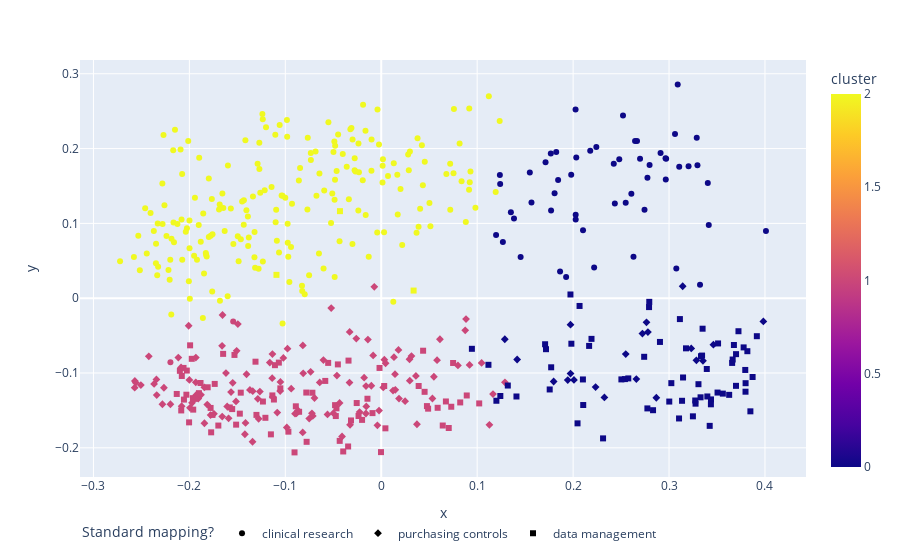

The cell this chart's notebook holds for it:
### Code cell
fig = px.scatter(
    embeddings_df,
    y="y",
    x="x",
    color=CLUSTER,
    symbol=TARGET,
    hover_data=[TARGET]
)
fig.update_layout(uniformtext_mode="hide")
fig.update_layout(legend_orientation="h")
fig.show()

### Figure 1 — Plotly figure (JSON) as saved in the notebook; plotly's stock layout.template omitted (floating-point values rounded to 4 significant figures; data arrays with more than 128 entries replaced by an {"elided": "..."} marker saying what was removed)
{"data": [{"customdata": {"elided": "257x1 str values"}, "hovertemplate": "Standard mapping?=%{customdata[0]}<br>x=%{x}<br>y=%{y}<br>cluster=%{marker.color}<extra></extra>", "legendgroup": "clinical research", "marker": {"color": {"elided": "257 int values"}, "coloraxis": "coloraxis", "symbol": "circle"}, "mode": "markers", "name": "clinical research", "orientation": "v", "showlegend": true, "type": "scatter", "x": {"elided": "257 float values"}, "xaxis": "x", "y": {"elided": "257 float values"}, "yaxis": "y"}, {"customdata": {"elided": "144x1 str values"}, "hovertemplate": "Standard mapping?=%{customdata[0]}<br>x=%{x}<br>y=%{y}<br>cluster=%{marker.color}<extra></extra>", "legendgroup": "purchasing controls", "marker": {"color": {"elided": "144 int values"}, "coloraxis": "coloraxis", "symbol": "diamond"}, "mode": "markers", "name": "purchasing controls", "orientation": "v", "showlegend": true, "type": "scatter", "x": {"elided": "144 float values"}, "xaxis": "x", "y": {"elided": "144 float values"}, "yaxis": "y"}, {"customdata": {"elided": "148x1 str values"}, "hovertemplate": "Standard mapping?=%{customdata[0]}<br>x=%{x}<br>y=%{y}<br>cluster=%{marker.color}<extra></extra>", "legendgroup": "data management", "marker": {"color": {"elided": "148 int values"}, "coloraxis": "coloraxis", "symbol": "square"}, "mode": "markers", "name": "data management", "orientation": "v", "showlegend": true, "type": "scatter", "x": {"elided": "148 float values"}, "xaxis": "x", "y": {"elided": "148 float values"}, "yaxis": "y"}], "layout": {"coloraxis": {"colorbar": {"title": {"text": "cluster"}}, "colorscale": [[0, "#0d0887"], [0.1111, "#46039f"], [0.2222, "#7201a8"], [0.3333, "#9c179e"], [0.4444, "#bd3786"], [0.5556, "#d8576b"], [0.6667, "#ed7953"], [0.7778, "#fb9f3a"], [0.8889, "#fdca26"], [1, "#f0f921"]]}, "legend": {"orientation": "h", "title": {"text": "Standard mapping?"}, "tracegroupgap": 0}, "margin": {"t": 60}, "uniformtext": {"mode": "hide"}, "xaxis": {"anchor": "y", "domain": [0, 1], "title": {"text": "x"}}, "yaxis": {"anchor": "x", "domain": [0, 1], "title": {"text": "y"}}}}
